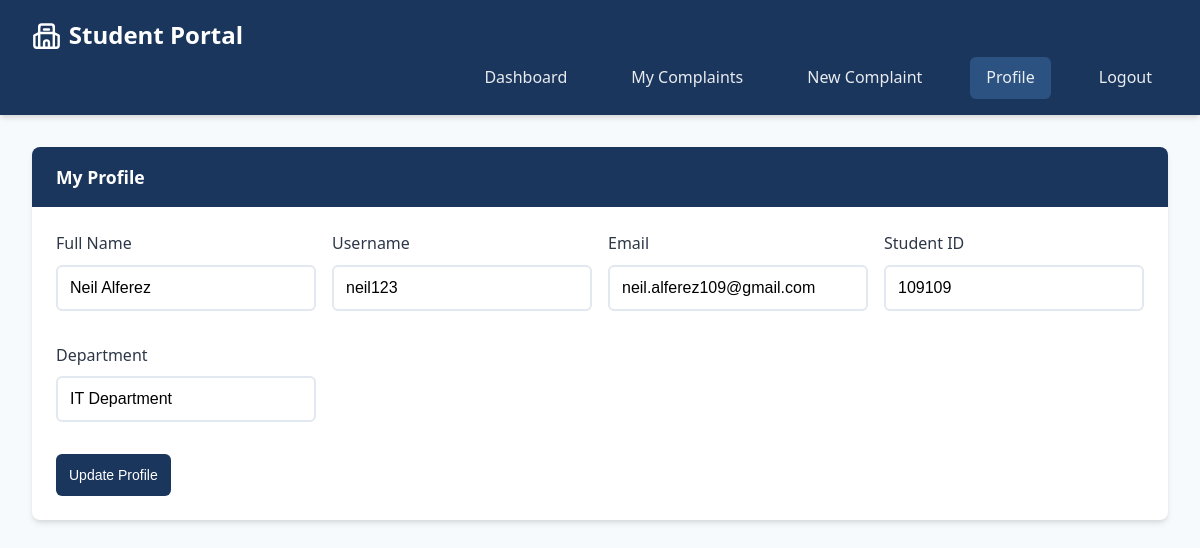
The app's page /students/profile.php (signed in) with its own data.
### tables this page shows
CREATE TABLE `users` (
  `id` int(11) NOT NULL,
  `username` varchar(50) NOT NULL,
  `password` varchar(255) NOT NULL,
  `email` varchar(100) NOT NULL,
  `role` enum('student','teacher','admin') NOT NULL,
  `full_name` varchar(100) NOT NULL,
  `student_id` varchar(20) DEFAULT NULL,
  `department` varchar(50) DEFAULT NULL,
  `created_at` timestamp NOT NULL DEFAULT current_timestamp(),
  `status` enum('active','suspended') DEFAULT 'active'
);

### includes/db.php (called while the page is built, shortened)
<?php
class Database
{
    private static $instance = null;
    private $conn;
    private function __construct()
    {
        try {
            $this->conn = new mysqli(DB_HOST, DB_USER, DB_PASS, DB_NAME);
            $this->conn->set_charset("utf8mb4");
        } catch (Exception $e) {
            die("Database connection error: " . $e->getMessage());
        }
    }
    public static function getInstance()
    {
        if (self::$instance === null) {
            self::$instance = new self();
        }
        return self::$instance;
    }
    public function getConnection()
    {
        return $this->conn;
    }
}

### includes/functions.php (called while the page is built, shortened)
<?php
require_once 'db.php';
class ComplaintSystem
{
    private $db;
    public function __construct()
    {
        $database = Database::getInstance();
        $this->db = $database->getConnection();
    }
    public function getUserById($id)
    {
        $stmt = $this->db->prepare("SELECT * FROM users WHERE id = ?");
        $stmt->bind_param("i", $id);
        $stmt->execute();
        return $stmt->get_result()->fetch_assoc();
    }
}

### students/profile.php (the view, shortened to what this page needs)
<?php
require_once '../includes/functions.php';
$system = new ComplaintSystem();
$user = $system->getUserById($_SESSION['user_id']);
?>
<!DOCTYPE html>
<html lang="en">
<head>
    <link rel="stylesheet" href="../assets/css/style.css">
    <link rel="stylesheet" href="../assets/css/dashboard.css">
</head>
<body>
    <nav class="navbar">
        <a href="#" class="navbar-brand">Student Portal</a>
        <div class="navbar-menu">
            <a href="dashboard.php" class="nav-link">Dashboard</a>
            <a href="complaints.php" class="nav-link">My Complaints</a>
            <a href="new-complaint.php" class="nav-link">New Complaint</a>
            <a href="profile.php" class="nav-link active">Profile</a>
            <a href="../logout.php" class="nav-link">Logout</a>
        </div>
    </nav>
    <div class="container">
        <div class="card">
            <div class="card-header">My Profile</div>
            <div class="card-body">
                <form method="POST">
                    <div style="display: grid; grid-template-columns: repeat(auto-fit, minmax(250px, 1fr)); gap: 1rem;">
                        <div class="form-group">
                            <label class="form-label">Full Name</label>
                            <input type="text" class="form-control" value="<?php echo htmlspecialchars($user['full_name']); ?>" readonly>
                        </div>
                        <div class="form-group">
                            <label class="form-label">Username</label>
                            <input type="text" class="form-control" value="<?php echo htmlspecialchars($user['username']); ?>" readonly>
                        </div>
                        <div class="form-group">
                            <label class="form-label">Email</label>
                            <input type="email" class="form-control" value="<?php echo htmlspecialchars($user['email']); ?>">
                        </div>
                        <div class="form-group">
                            <label class="form-label">Student ID</label>
                            <input type="text" class="form-control" value="<?php echo htmlspecialchars($user['student_id'] ?? ''); ?>">
                        </div>
                        <div class="form-group">
                            <label class="form-label">Department</label>
                            <input type="text" class="form-control" value="<?php echo htmlspecialchars($user['department'] ?? ''); ?>">
                        </div>
                    </div>
                    <div style="margin-top: 1rem;">
                        <button type="submit" class="btn btn-primary">Update Profile</button>
                    </div>
                </form>
            </div>
        </div>
    </div>
</body>
</html>

### assets/css/style.css (style rules this page uses)
:root { --primary: #1a365d; --primary-light: #2c5282; --secondary: #3182ce; --success: #38a169; --warning: #d69e2e; --danger: #e53e3e; --info: #4299e1; --dark: #2d3748; --light: #f7fafc; --text: #2d3748; --text-light: #718096; --border: #e2e8f0; --shadow: 0 4px 6px -1px rgba(0, 0, 0, 0.1), 0 2px 4px -1px rgba(0, 0, 0, 0.06); --shadow-lg: 0 10px 15px -3px rgba(0, 0, 0, 0.1), 0 4px 6px -2px rgba(0, 0, 0, 0.05); }
* { margin: 0; padding: 0; box-sizing: border-box; }
body { font-family: "Segoe UI", Tahoma, Geneva, Verdana, sans-serif; background-color: var(--light); color: var(--text); line-height: 1.6; }
.navbar { background-color: var(--primary); padding: 1rem 2rem; box-shadow: var(--shadow); position: sticky; top: 0; z-index: 1000; }
.navbar-brand { color: white; font-size: 1.5rem; font-weight: bold; text-decoration: none; display: inline-flex; align-items: center; gap: 0.5rem; }
.navbar-brand::before { content: ""; width: 1.8rem; height: 1.8rem; background-color: currentColor; flex: 0 0 auto; }
.navbar-menu { display: flex; justify-content: flex-end; gap: 2rem; align-items: center; margin-left: auto; }
.nav-link { color: rgba(255, 255, 255, 0.9); text-decoration: none; padding: 0.5rem 1rem; border-radius: 0.375rem; transition: all 0.3s ease; position: relative; }
.nav-link.active { background-color: var(--primary-light); }
.container { max-width: 1200px; margin: 0 auto; padding: 2rem; }
.card { background: white; border-radius: 0.5rem; box-shadow: var(--shadow); overflow: hidden; transition: transform 0.2s, box-shadow 0.2s; }
.card-header { background-color: var(--primary); color: white; padding: 1rem 1.5rem; font-weight: 600; font-size: 1.1rem; }
.card-body { padding: 1.5rem; }
.btn { display: inline-flex; align-items: center; justify-content: center; gap: 0.5rem; padding: 13px; border: none; border-radius: 0.375rem; font-weight: 500; cursor: pointer; transition: all 0.3s ease; text-decoration: none; font-size: 0.875rem; }
.btn-primary { background-color: var(--primary); color: white; }
.form-group { margin-bottom: 1rem; }
.form-label { display: block; margin-bottom: 0.5rem; font-weight: 500; color: var(--text); }
.form-control { width: 100%; padding: 0.75rem; border: 2px solid var(--border); border-radius: 0.375rem; font-size: 1rem; transition: border-color 0.3s; }

### records on screen
users: full_name "Neil Alferez", username "neil123", email "neil.alferez109@gmail.com", student "109109", department "IT Department"
